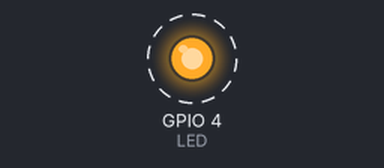
Bench run of a program on a simulated Raspberry Pi (BCM pin numbers). Parts: output pins drawn as LEDs (lit = HIGH). Dashed ring = blinking.

Above: at 0.5 s.
Timing chart, 0 to 4.6 s (numbered marks = the images above):
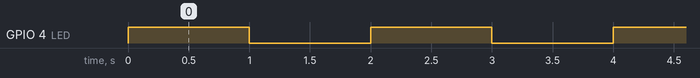

Measured:
- by itself, GPIO 4 (LED): alternates HIGH for 1.0 s and LOW for 1.0 s

The program:

led-blink.py
```python
#!/usr/bin/python3

import RPi.GPIO as GPIO
from time import sleep

LED = 4

GPIO.setmode(GPIO.BCM)
GPIO.setup(LED, GPIO.OUT)	# set gpio 17 is output

while True:
    GPIO.output(LED, 1)
    sleep(1)            # sleep 1s
    GPIO.output(LED, 0)
    sleep(1)            # sleep 1s
```
